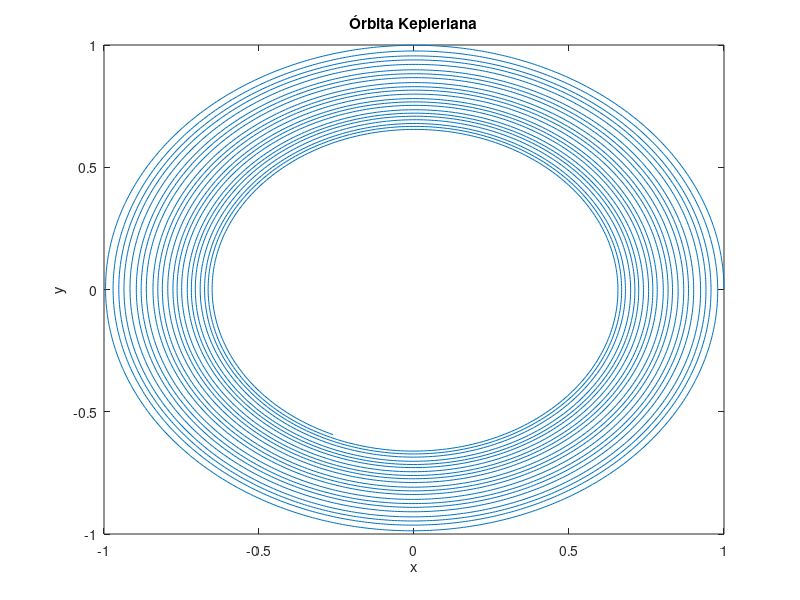

Write MATLAB code to recreate this figure.
%Definición de constantes
G=1.0;
m1=1.0;
m2=0.001;
mu=G*(m1+m2);
N=10000;
t=linspace(0.0,100.0,N);

%Condiciones iniciales
y0=[1.0, 0.0, 0.0, 1.0];

% Integracion con 'ode45' 
orbit=@(t,U)[U(3);U(4);-mu*U(1)/(sqrt(U(1)^2+U(2)^2))^3;-mu*U(2)/(sqrt(U(1)^2+U(2)^2))^3];
[t,U]=ode45(orbit,t,y0);

r=U(:, 1:2);     % vector de posición                                                                      
v=U(:, 3:end);  % vector de velocidad   

%gráficos
figure
plot(r(:,1),r(:,2))
xlabel('x')
ylabel('y')
title('Órbita Kepleriana')
